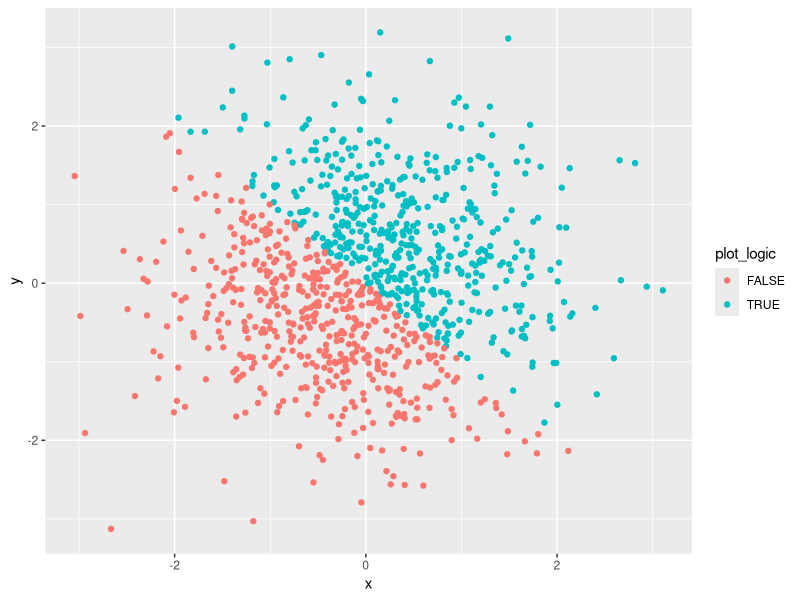
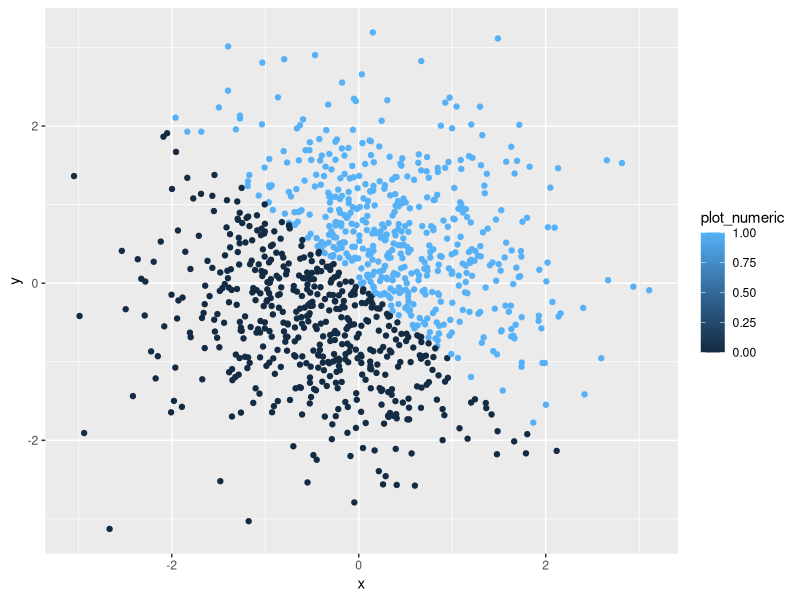
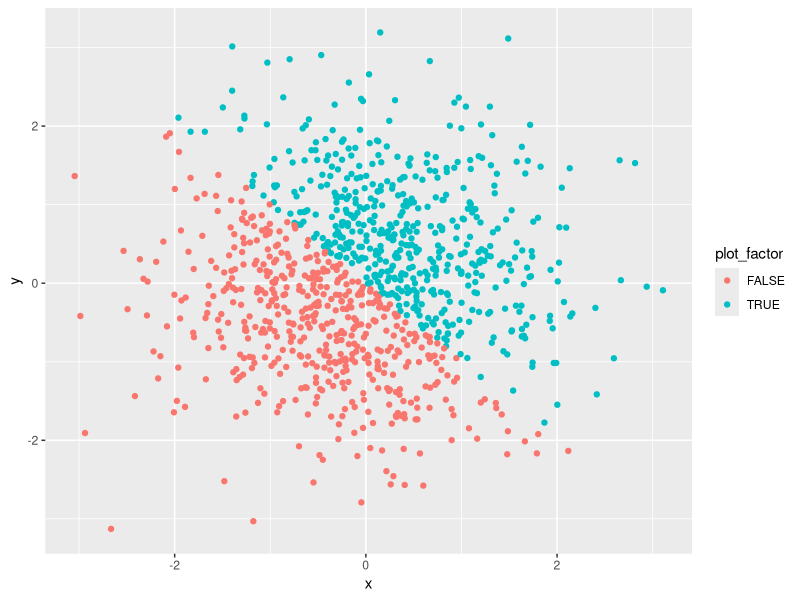

The R script that drew these images, in order:
## ---- chunk 1
knitr::opts_chunk$set(echo = TRUE)

#include necessary package for ggplot
library(tidyverse)

## ---- chunk 2

#set seed to make it reproducible
set.seed(1)

#create the data frame
df_diff_types <- data.frame(
	
  #assign values
  vector_numeric   <- runif(10, 0, 5),
  vector_logic     <- vector_numeric > 2,
  vector_character <- c("z", "f", "2", "2", "1", "3", "f", "a", "n", "g"),
  vector_factor    <- factor(vector_character)
  
)

#rename the columns
colnames(df_diff_types) <- c("vector_numeric", "vector_logic", "vector_character", "vector_factor")

## ---- chunk 3

#set seed for reproducibility
set.seed(12)

#create datafram for plotting
df_plot <- data.frame(
	
	#assign x, y
	x <- rnorm(1000),
	y <- rnorm(1000),
	
	#coloring
	plot_logi <- x + y > 0,
	plot_num  <- as.numeric(plot_logi),
	plot_fact <- as.factor(plot_logi)
	
)

#rename the columns of the dataframe
colnames(df_plot) <- c("x", "y", "plot_logic", "plot_numeric", "plot_factor")

## ---- chunk 4

#create ggplot2 data type
scatter_plot <- ggplot(df_plot, aes(x = x, y = y))

#scatter plots using different coloring strategies
scatter_plot + geom_point(aes(color = plot_logic))
scatter_plot + geom_point(aes(color = plot_numeric))
scatter_plot + geom_point(aes(color = plot_factor))

